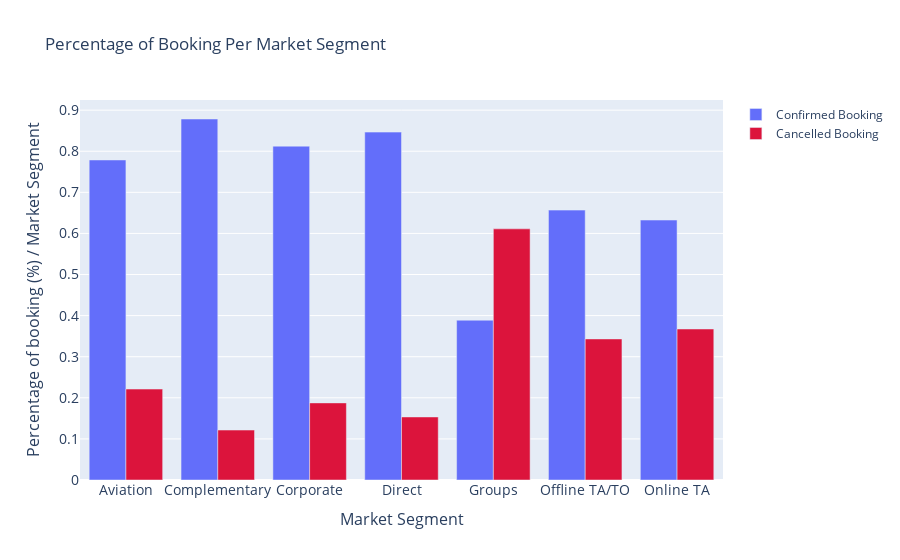

The notebook cell saved with this chart:
### Markdown cell above
### Market Segment and Cancellation

### Code cell
market_cancellation = pd.crosstab(df['market_segment'], df['is_canceled'], normalize = 'index')

fig = go.Figure(data=[
    go.Bar(name='Confirmed Booking', x=market_cancellation.index, y=market_cancellation[0]),
    go.Bar(name='Cancelled Booking', x=market_cancellation.index, y=market_cancellation[1],marker_color = 'crimson')])

fig.update_layout(barmode='group', title = 'Percentage of Booking Per Market Segment',
                 yaxis=dict(
                 title='Percentage of booking (%) / Market Segment',
                 titlefont_size=16,
                 tickfont_size=14,)
                ,xaxis=dict(
                 title='Market Segment',
                 titlefont_size=16,
                 tickfont_size=14,))

fig.show()

### Figure 1 — Plotly figure (JSON) as saved in the notebook; plotly's stock layout.template omitted (floating-point values rounded to 4 significant figures)
{"data": [{"name": "Confirmed Booking", "type": "bar", "x": ["Aviation", "Complementary", "Corporate", "Direct", "Groups", "Offline TA/TO", "Online TA"], "y": [0.7787, 0.8785, 0.8124, 0.8466, 0.3889, 0.6567, 0.6325]}, {"marker": {"color": "crimson"}, "name": "Cancelled Booking", "type": "bar", "x": ["Aviation", "Complementary", "Corporate", "Direct", "Groups", "Offline TA/TO", "Online TA"], "y": [0.2213, 0.1215, 0.1876, 0.1534, 0.6111, 0.3433, 0.3675]}], "layout": {"barmode": "group", "title": {"text": "Percentage of Booking Per Market Segment"}, "xaxis": {"tickfont": {"size": 14}, "title": {"font": {"size": 16}, "text": "Market Segment"}}, "yaxis": {"tickfont": {"size": 14}, "title": {"font": {"size": 16}, "text": "Percentage of booking (%) / Market Segment"}}}}
